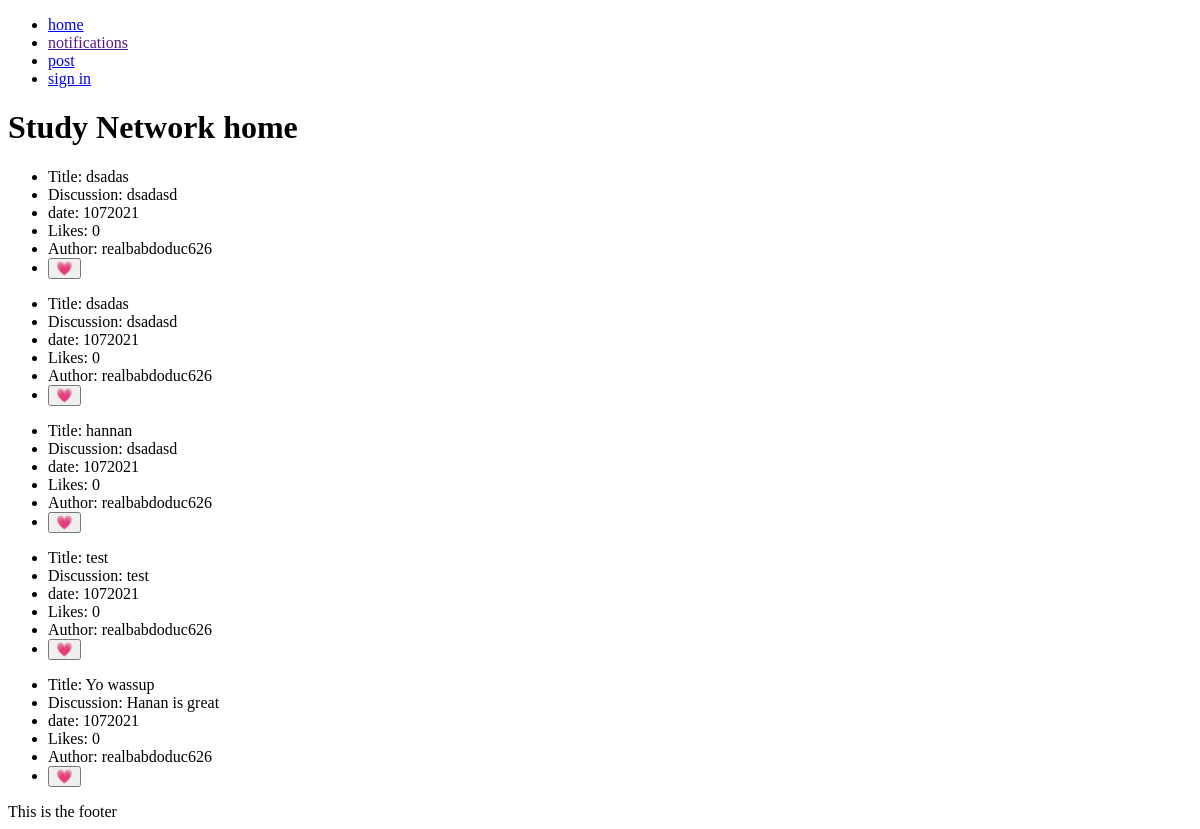
Before: / with the older database file.
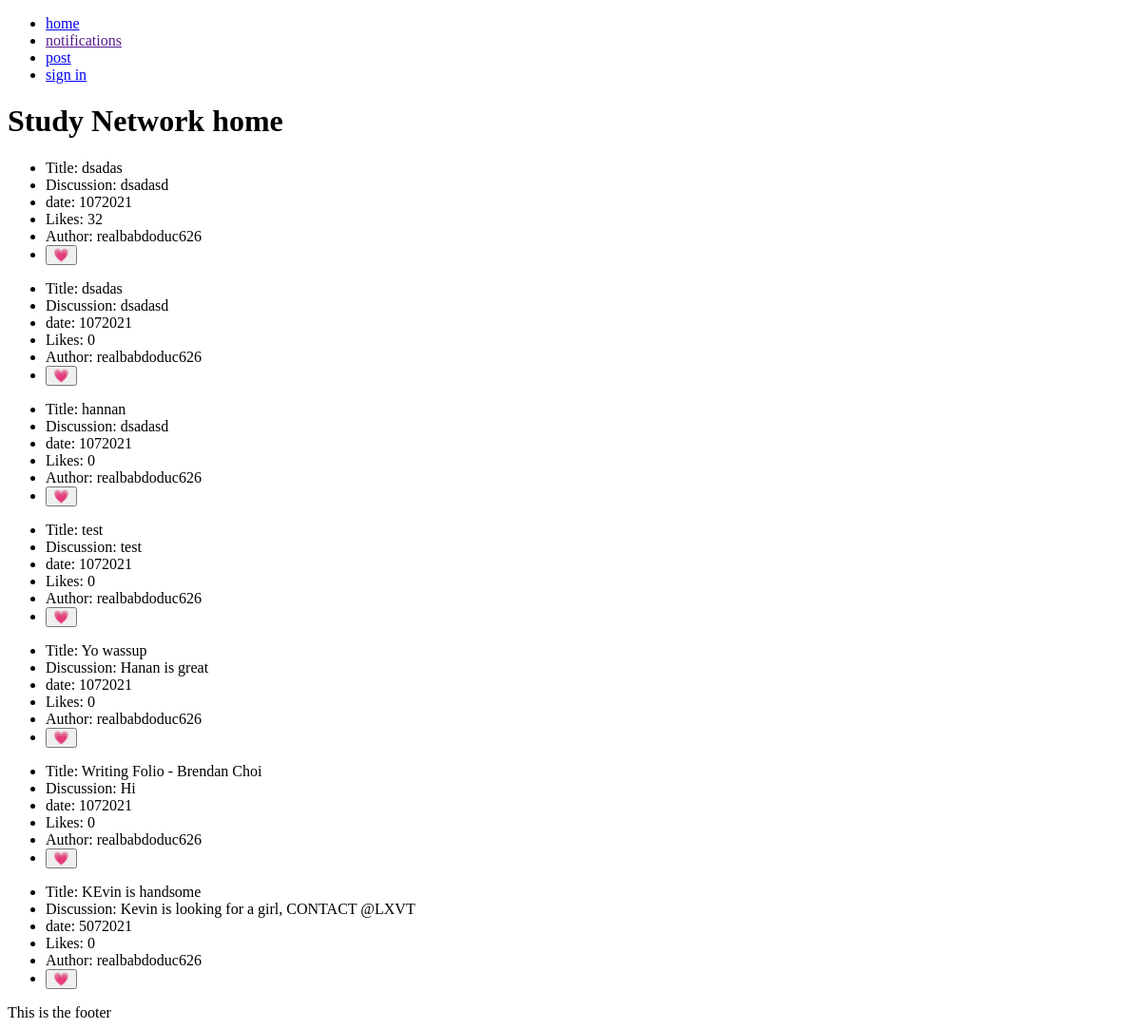
After: the same page with the newer database file.
### models.py (models this page shows)
class Post(db.Model):
    __tablename__ = 'Post'
    id = db.Column(db.Integer, primary_key=True)
    title = db.Column(db.Text)
    discussion = db.Column(db.Text)
    date = db.Column(db.Integer)
    likes = db.Column(db.Integer)
    user_id = db.Column(db.Integer, db.ForeignKey('User.id'))
    post_user = db.relationship('User', back_populates='user_post')
    replies_post = db.relationship('Reply', secondary=PostReply, back_populates='posts_reply')
    categories_post = db.relationship('Category', secondary=PostCategory, back_populates='posts_category')

class User(db.Model):
    __tablename__ = 'User'
    id = db.Column(db.Integer, primary_key=True)
    username = db.Column(db.Text)
    email = db.Column(db.Text)
    password = db.Column(db.Text)
    user_post = db.relationship('Post', back_populates='post_user')
    notifications_user = db.relationship('Notification', secondary=UserNotification, back_populates='users_notification')

### main.py (the view)
@app.route('/', methods=['GET', 'POST'])
def home():
    form = Likes()
    post = models.Post.query.all()
    user_info = sqlite_conn('data.db', 'SELECT * FROM User WHERE id = (SELECT user_id FROM Post)', True)
    if request.method == "GET":
        return render_template('home.html', post=post, user_info=user_info[1], title='home', form=form)
    else:
        if form.is_submitted():
            post_info = db.session.query(models.Post).filter_by(id =50).first()
            post_info.likes += 1
            db.session.commit()
        return render_template('home.html', post=post, user_info=user_info[1], title='home', form=form)

### forms.py
class Likes(FlaskForm):
    likes = SubmitField('💗')

### main.py (called while the page is built)
def sqlite_conn(database, query, single=False):
    conn = sqlite3.connect(database)
    cur = conn.cursor()
    cur.execute(query)
    results = cur.fetchone() if single else cur.fetchall()
    conn.close()
    return results

@app.before_request
def before_request():
    g.logged_in_user = None
    if 'logged_in_user' in session:
        g.logged_in_user = session['logged_in_user']

### templates/home.html (shortened to what this page needs)
{% extends 'layout.html' %}
{% block content %}
<h1>Study Network home</h1>
{% for posts in post %}
<ul>
    <li>Title: {{ posts.title }}</li>
    <li>Discussion: {{ posts.discussion}}</li>
    <li>date: {{ posts.date }}</li>
    <li>Likes: {{ posts.likes }}</li>
    <li>Author: {{ user_info }}</li>
    <li><form method="POST" enctype="multipart/form-data">
        {{ form.likes }}
    </form></li>
</ul>
{% endfor %}
{% endblock %}

### templates/layout.html (shortened to what this page needs)
<!DOCTYPE html>
<html>
    <head>
        <link rel="stylesheet" href="/static/css/style.css">
    </head>
    <body>
        {% include 'nav.html' %}
        {% block content %}{% endblock %}
        {% include 'footer.html' %}
    </body>
</html>

### templates/nav.html
<nav>
<ul>
    <li><a href="/">home</a></li>
    <li><a href="">notifications</a></li>
    <li><a href="/post">post</a></li>
    {% if g.logged_in_user %}
        <li><a href="/profile">profile</a></li>
    {% else %}
        <li><a href="/user">sign in</a></li>
    {% endif %}
</ul>
</nav>

### templates/footer.html
<footer>
    This is the footer
</footer>

### static/css/style.css (style rules this page uses)
nav { display: block; width: 100px; }

Changed rows visible on the page:
changed Post (number 1 of 7 on the later page): likes "0" → "32"
added Post: title "Writing Folio - Brendan Choi", discussion "Hi", date "1072021", likes "0", {{ user_info }} "realbabdoduc626"
added Post: title "KEvin is handsome", discussion "Kevin is looking for a girl, CONTACT @LXVT", date "5072021", likes "0", {{ user_info }} "realbabdoduc626"
